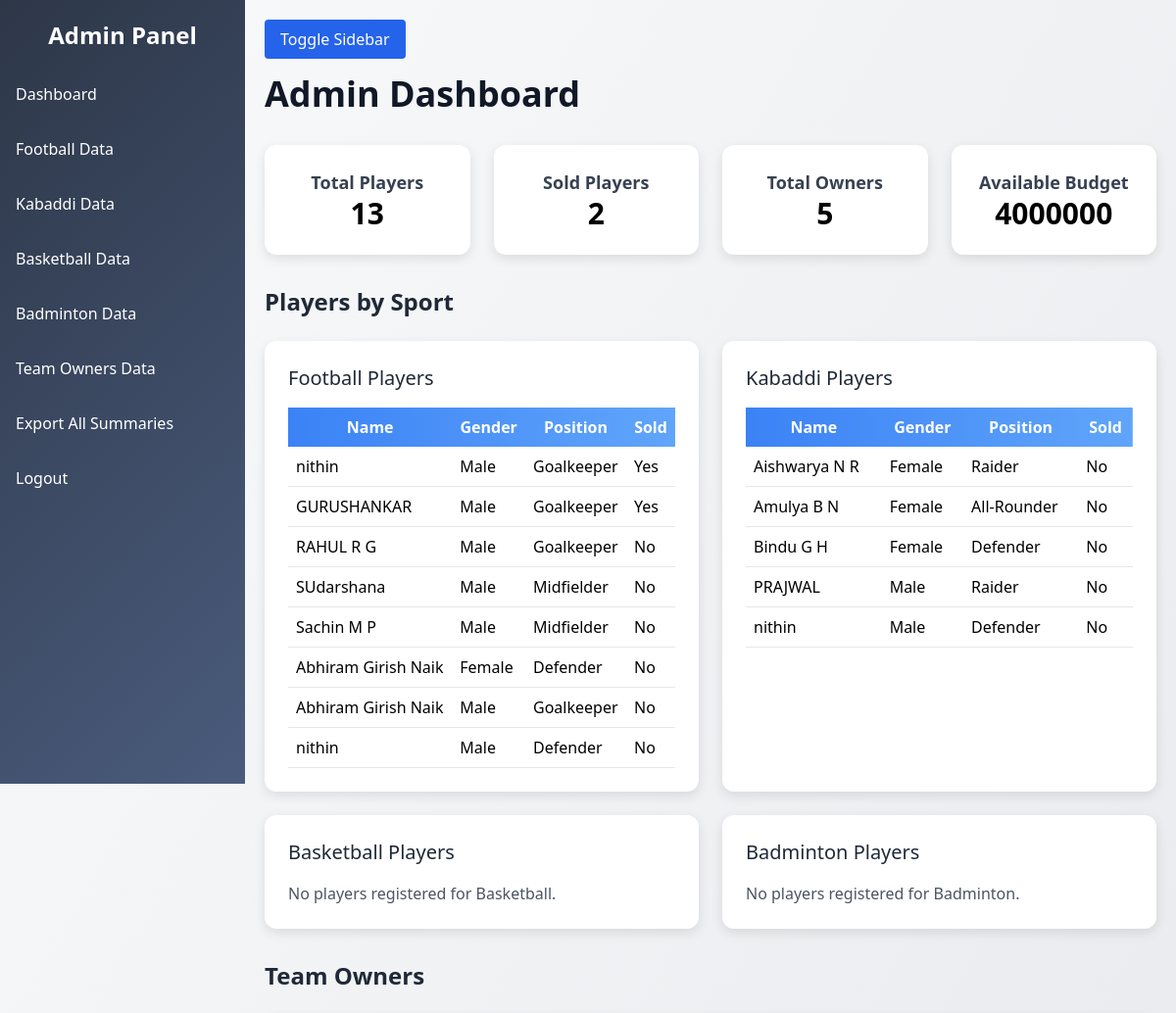
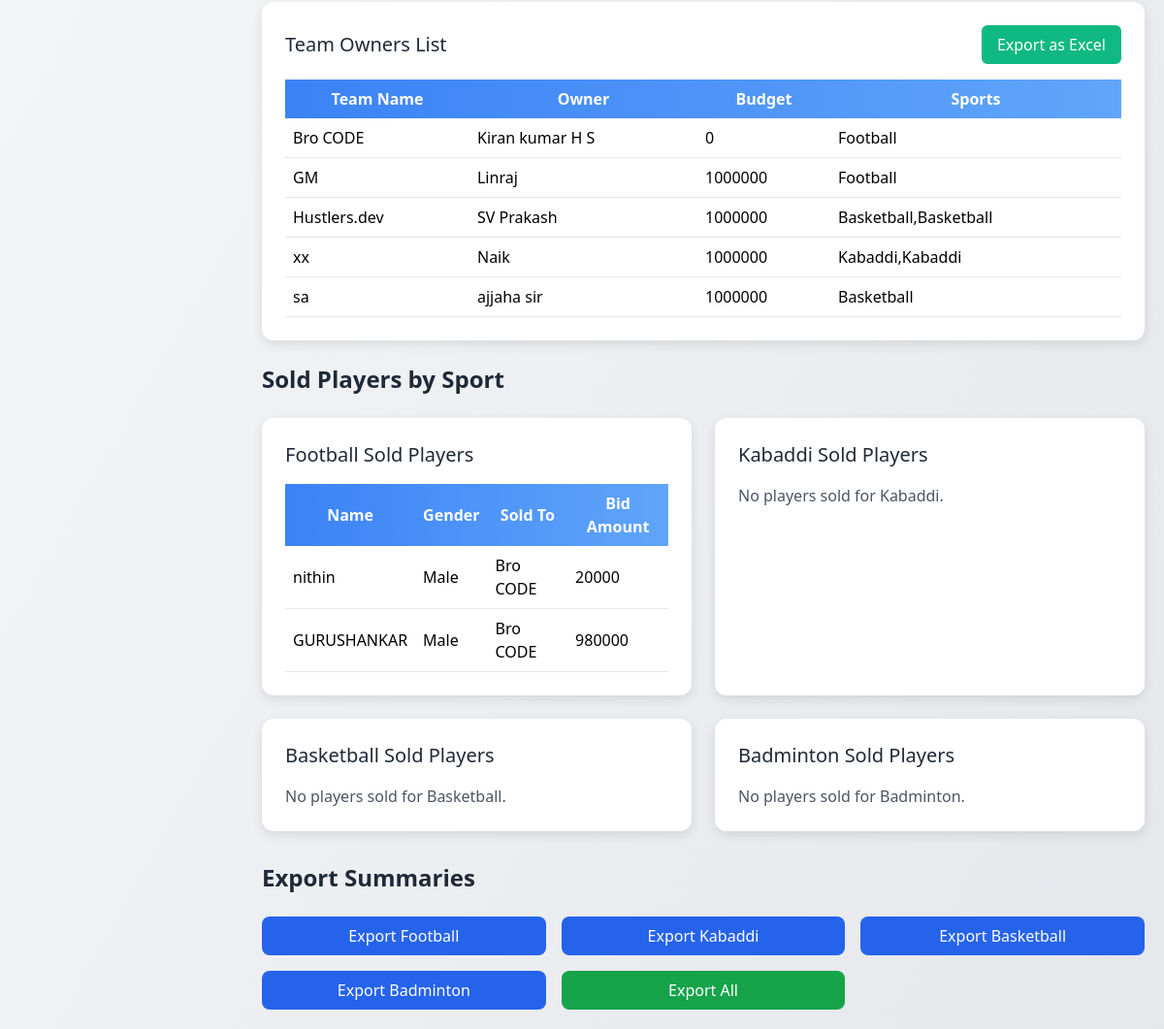
Screenshot of /admin/dashboard (signed in) with the database file from the repository (2 pictures, top to bottom).
### app.py (models this page shows)
class Player(db.Model):
    id = db.Column(db.Integer, primary_key=True)
    name = db.Column(db.String(100), nullable=False)
    sport = db.Column(db.String(50), nullable=False)
    branch = db.Column(db.String(50))
    usn = db.Column(db.String(20))
    college_name = db.Column(db.String(100))
    position = db.Column(db.String(50))
    contact = db.Column(db.String(20))
    photo = db.Column(db.String(200))
    achievements = db.Column(db.Text)
    experience = db.Column(db.String(50))
    gender = db.Column(db.String(10))
    sold = db.Column(db.Boolean, default=False)
    bid_amount = db.Column(db.Integer)
    sold_to = db.Column(db.String(100))

class TeamOwner(db.Model):
    id = db.Column(db.Integer, primary_key=True)
    name = db.Column(db.String(100), nullable=False)
    team_name = db.Column(db.String(100), nullable=False, unique=True)
    sports = db.Column(db.String(200), nullable=False)
    budget = db.Column(db.Integer, default=1000000)
    contact = db.Column(db.String(20))
    team_logo = db.Column(db.String(200))
    designation = db.Column(db.String(100))
    email = db.Column(db.String(100))
    manager_name = db.Column(db.String(100))
    manager_contact_number = db.Column(db.String(20))
    team_owner_photo = db.Column(db.String(200))

### app.py (the view)
@app.route('/admin/dashboard')
def admin_dashboard():
    if not session.get('admin_logged_in', False):
        flash('Admin login required!', 'error')
        return redirect(url_for('admin_login'))
    football_players = Player.query.filter_by(sport='Football').all()
    kabaddi_players = Player.query.filter_by(sport='Kabaddi').all()
    basketball_players = Player.query.filter_by(sport='Basketball').all()
    badminton_players = Player.query.filter_by(sport='Badminton').all()
    owners = TeamOwner.query.all()
    sold_players = Player.query.filter_by(sold=True).all()
    return render_template('admin_dashboard.html', football_players=football_players, kabaddi_players=kabaddi_players,
                           basketball_players=basketball_players, badminton_players=badminton_players,
                           owners=owners, sold_players=sold_players)

### templates/admin_dashboard.html (shortened to what this page needs)
<!DOCTYPE html>
<html lang="en">
<head>
    <script src="https://cdn.tailwindcss.com"></script>
</head>
<body class="bg-gradient-to-br from-gray-50 to-gray-200 min-h-screen font-sans">
    <div class="sidebar text-white">
        <h2 class="text-2xl font-bold text-center mb-6">Admin Panel</h2>
        <ul class="space-y-4">
            <li><a href="#" class="block px-4 py-2 hover:bg-gray-700 rounded toggle-btn" data-target="dashboard">Dashboard</a></li>
            <li><a href="#" class="block px-4 py-2 hover:bg-gray-700 rounded toggle-btn" data-target="football">Football Data</a></li>
            <li><a href="#" class="block px-4 py-2 hover:bg-gray-700 rounded toggle-btn" data-target="kabaddi">Kabaddi Data</a></li>
            <li><a href="#" class="block px-4 py-2 hover:bg-gray-700 rounded toggle-btn" data-target="basketball">Basketball Data</a></li>
            <li><a href="#" class="block px-4 py-2 hover:bg-gray-700 rounded toggle-btn" data-target="badminton">Badminton Data</a></li>
            <li><a href="#" class="block px-4 py-2 hover:bg-gray-700 rounded toggle-btn" data-target="owners">Team Owners Data</a></li>
            <li><a href="{{ url_for('export_all_summaries') }}" class="block px-4 py-2 hover:bg-gray-700 rounded" onclick="return confirm('Export all summaries to Excel?');">Export All Summaries</a></li>
            <li><a href="{{ url_for('admin_logout') }}" class="block px-4 py-2 hover:bg-gray-700 rounded">Logout</a></li>
        </ul>
    </div>
    <div class="content">
        <button id="toggleSidebar" class="mb-4 bg-blue-600 text-white px-4 py-2 rounded hover:bg-blue-700 transition duration-200">Toggle Sidebar</button>
        <h1 class="text-4xl font-bold mb-8 text-gray-900">Admin Dashboard</h1>
        <div id="dashboard" class="toggle-section active">
            <div class="grid grid-cols-1 md:grid-cols-4 gap-6 mb-8">
                <div class="card text-center">
                    <h3 class="text-lg font-semibold text-gray-700">Total Players</h3>
                    <p class="text-3xl font-bold">{{ football_players|length + kabaddi_players|length + basketball_players|length + badminton_players|length }}</p>
                </div>
                <div class="card text-center">
                    <h3 class="text-lg font-semibold text-gray-700">Sold Players</h3>
                    <p class="text-3xl font-bold">{{ sold_players|length }}</p>
                </div>
                <div class="card text-center">
                    <h3 class="text-lg font-semibold text-gray-700">Total Owners</h3>
                    <p class="text-3xl font-bold">{{ owners|length }}</p>
                </div>
                <div class="card text-center">
                    <h3 class="text-lg font-semibold text-gray-700">Available Budget</h3>
                    <p class="text-3xl font-bold">{{ owners|map(attribute='budget')|sum }}</p>
                </div>
            </div>
            <h2 class="text-2xl font-semibold mb-6 text-gray-800">Players by Sport</h2>
            <div class="grid grid-cols-1 md:grid-cols-2 gap-6 mb-8">
                {% for sport, players in [('Football', football_players), ('Kabaddi', kabaddi_players), ('Basketball', basketball_players), ('Badminton', badminton_players)] %}
                <div class="card">
                    <h3 class="text-xl font-medium mb-4 text-gray-800">{{ sport }} Players</h3>
                    {% if players %}
                    <table class="w-full">
                        <thead class="table-header">
                            <tr>
                                <th class="p-2">Name</th>
                                <th class="p-2">Gender</th>
                                <th class="p-2">Position</th>
                                <th class="p-2">Sold</th>
                            </tr>
                        </thead>
                        <tbody>
                            {% for player in players %}
                            <tr class="border-b hover:bg-gray-50">
                                <td class="p-2">{{ player.name }}</td>
                                <td class="p-2">{{ player.gender }}</td>
                                <td class="p-2">{{ player.position or 'N/A' }}</td>
                                <td class="p-2">{{ 'Yes' if player.sold else 'No' }}</td>
                            </tr>
                            {% endfor %}
                        </tbody>
                    </table>
                    {% else %}
                    <p class="text-gray-600">No players registered for {{ sport }}.</p>
                    {% endif %}
                </div>
                {% endfor %}
            </div>
            <h2 class="text-2xl font-semibold mb-6 text-gray-800">Team Owners</h2>
            <div class="card mb-6">
                <div class="flex justify-between items-center mb-4">
                    <h3 class="text-xl font-medium text-gray-800">Team Owners List</h3>
                    <a href="{{ url_for('export_owners') }}" class="export-btn" onclick="return confirm('Export team owners to Excel?');">Export as Excel</a>
                </div>
                {% if owners %}
                <table class="w-full">
                    <thead class="table-header">
                        <tr>
                            <th class="p-2">Team Name</th>
                            <th class="p-2">Owner</th>
                            <th class="p-2">Budget</th>
                            <th class="p-2">Sports</th>
                        </tr>
                    </thead>
                    <tbody>
                        {% for owner in owners %}
                        <tr class="border-b hover:bg-gray-50">
                            <td class="p-2">{{ owner.team_name }}</td>
                            <td class="p-2">{{ owner.name }}</td>
                            <td class="p-2">{{ owner.budget }}</td>
                            <td class="p-2">{{ owner.sports }}</td>
                        </tr>
                        {% endfor %}
                    </tbody>
                </table>
                {% else %}
                <p class="text-gray-600">No team owners registered.</p>
                {% endif %}
            </div>
            <h2 class="text-2xl font-semibold mb-6 text-gray-800">Sold Players by Sport</h2>
            <div class="grid grid-cols-1 md:grid-cols-2 gap-6">
                {% for sport in ['Football', 'Kabaddi', 'Basketball', 'Badminton'] %}
                {% set sold_players_sport = sold_players | selectattr('sport', 'equalto', sport) | list %}
                <div class="card">
                    <h3 class="text-xl font-medium mb-4 text-gray-800">{{ sport }} Sold Players</h3>
                    {% if sold_players_sport %}
                    <table class="w-full">
                        <thead class="table-header">
                            <tr>
                                <th class="p-2">Name</th>
                                <th class="p-2">Gender</th>
                                <th class="p-2">Sold To</th>
                                <th class="p-2">Bid Amount</th>
                            </tr>
                        </thead>
                        <tbody>
                            {% for player in sold_players_sport %}
                            <tr class="border-b hover:bg-gray-50">
                                <td class="p-2">{{ player.name }}</td>
                                <td class="p-2">{{ player.gender }}</td>
                                <td class="p-2">{{ player.sold_to or 'N/A' }}</td>
                                <td class="p-2">{{ player.bid_amount or 'N/A' }}</td>
                            </tr>
                            {% endfor %}
                        </tbody>
                    </table>
                    {% else %}
                    <p class="text-gray-600">No players sold for {{ sport }}.</p>
                    {% endif %}
                </div>
                {% endfor %}
            </div>
            <h2 class="text-2xl font-semibold mt-8 mb-6 text-gray-800">Export Summaries</h2>
            <div class="grid grid-cols-1 md:grid-cols-3 gap-4">
                <a href="{{ url_for('export_summary', sport='Football') }}" class="bg-blue-600 text-white px-4 py-2 rounded-lg hover:bg-blue-700 transition duration-200 text-center" onclick="return confirm('Export Football summary to Excel?');">Export Football</a>
                <a href="{{ url_for('export_summary', sport='Kabaddi') }}" class="bg-blue-600 text-white px-4 py-2 rounded-lg hover:bg-blue-700 transition duration-200 text-center" onclick="return confirm('Export Kabaddi summary to Excel?');">Export Kabaddi</a>
                <a href="{{ url_for('export_summary', sport='Basketball') }}" class="bg-blue-600 text-white px-4 py-2 rounded-lg hover:bg-blue-700 transition duration-200 text-center" onclick="return confirm('Export Basketball summary to Excel?');">Export Basketball</a>
                <a href="{{ url_for('export_summary', sport='Badminton') }}" class="bg-blue-600 text-white px-4 py-2 rounded-lg hover:bg-blue-700 transition duration-200 text-center" onclick="return confirm('Export Badminton summary to Excel?');">Export Badminton</a>
                <a href="{{ url_for('export_all_summaries') }}" class="bg-green-600 text-white px-4 py-2 rounded-lg hover:bg-green-700 transition duration-200 text-center" onclick="return confirm('Export all summaries to Excel?');">Export All</a>
            </div>
        </div>
    </div>
</body>
</html>

### templates/admin_dashboard.html (style rules this page uses)
.sidebar { height: 100vh; position: fixed; width: 250px; background: linear-gradient(135deg, #2d3748, #4a5b7c); padding-top: 20px; transition: transform 0.3s ease; }
.content { margin-left: 250px; padding: 20px; transition: margin-left 0.3s ease; }
.card { background: white; border-radius: 12px; padding: 1.5rem; box-shadow: 0 4px 12px rgba(0, 0, 0, 0.1); transition: transform 0.2s ease, box-shadow 0.2s ease; }
.table-header { background: linear-gradient(90deg, #3b82f6, #60a5fa); color: white; border-top-left-radius: 8px; border-top-right-radius: 8px; }
.export-btn { background: #10b981; color: white; padding: 0.5rem 1rem; border-radius: 6px; transition: background 0.3s ease; }
.toggle-section { display: none; }
.toggle-section.active { display: block; }

### rows the page displays
Player: name "nithin", gender "Male", position "Goalkeeper", sold "Yes", sold_to "Bro CODE", bid_amount "20000"
Player: name "GURUSHANKAR", gender "Male", position "Goalkeeper", sold "Yes", sold_to "Bro CODE", bid_amount "980000"
Player: name "RAHUL R G", gender "Male", position "Goalkeeper", sold "No"
Player: name "SUdarshana", gender "Male", position "Midfielder", sold "No"
Player: name "Sachin M P", gender "Male", position "Midfielder", sold "No"
Player: name "Abhiram Girish Naik", gender "Female", position "Defender", sold "No"
Player: name "Abhiram Girish Naik", gender "Male", position "Goalkeeper", sold "No"
Player: name "nithin", gender "Male", position "Defender", sold "No"
Player: name "Aishwarya N R", gender "Female", position "Raider", sold "No"
Player: name "Amulya B N", gender "Female", position "All-Rounder", sold "No"
Player: name "Bindu G H", gender "Female", position "Defender", sold "No"
Player: name "PRAJWAL", gender "Male", position "Raider", sold "No"
Player: name "nithin", gender "Male", position "Defender", sold "No"
TeamOwner: sports "Basketball", team_name "sa", name "ajjaha sir", budget "1000000"
TeamOwner: team_name "Bro CODE", name "Kiran kumar H S", budget "0", sports "Football"
TeamOwner: team_name "GM", name "Linraj", budget "1000000", sports "Football"
TeamOwner: team_name "Hustlers.dev", name "SV Prakash", budget "1000000", sports "Basketball,Basketball"
TeamOwner: team_name "xx", name "Naik", budget "1000000", sports "Kabaddi,Kabaddi"

### other values shown
{{ sold_players|length }} "2"
{{ owners|length }} "5"
{{ owners|map(attribute='budget')|sum }} "4000000"
{{ sport }} "Football" "Kabaddi" "Badminton"
{{ sport }} "Badminton"
{{ sport }} "Kabaddi" "Badminton"
